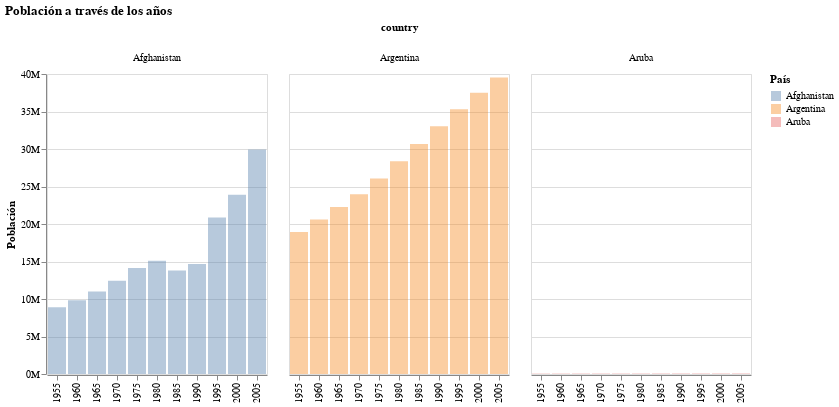

Notebook code cell kept with this figure:
### Code cell
ejemplo_1

### Figure 1 — Vega-Lite specification as saved in the notebook (floating-point values rounded to 4 significant figures)
{"config": {"view": {"continuousWidth": 300, "continuousHeight": 300}}, "data": {"name": "data-35ff20734554101de9412929fdedbfa8"}, "mark": {"type": "bar", "opacity": {"expr": "opacidad"}}, "encoding": {"color": {"field": "country", "title": "País", "type": "nominal"}, "column": {"field": "country", "type": "nominal"}, "x": {"field": "year", "title": "", "type": "ordinal"}, "y": {"axis": {"format": "s"}, "field": "pop", "title": "Población", "type": "quantitative"}}, "params": [{"name": "opacidad", "bind": {"input": "range", "max": 1.0, "min": 0.1, "name": "slider de opacidad", "step": 0.1}, "value": 0.4}], "title": "Población a través de los años", "$schema": "https://vega.github.io/schema/vega-lite/v5.20.1.json", "datasets": {"data-35ff20734554101de9412929fdedbfa8": [{"year": 1955, "country": "Afghanistan", "cluster": 0, "pop": 8891209, "life_expect": 30.33, "fertility": 7.7}, {"year": 1960, "country": "Afghanistan", "cluster": 0, "pop": 9829450, "life_expect": 32.0, "fertility": 7.7}, {"year": 1965, "country": "Afghanistan", "cluster": 0, "pop": 10997885, "life_expect": 34.02, "fertility": 7.7}, {"year": 1970, "country": "Afghanistan", "cluster": 0, "pop": 12430623, "life_expect": 36.09, "fertility": 7.7}, {"year": 1975, "country": "Afghanistan", "cluster": 0, "pop": 14132019, "life_expect": 38.44, "fertility": 7.7}, {"year": 1980, "country": "Afghanistan", "cluster": 0, "pop": 15112149, "life_expect": 39.85, "fertility": 7.8}, {"year": 1985, "country": "Afghanistan", "cluster": 0, "pop": 13796928, "life_expect": 40.82, "fertility": 7.9}, {"year": 1990, "country": "Afghanistan", "cluster": 0, "pop": 14669339, "life_expect": 41.67, "fertility": 8.0}, {"year": 1995, "country": "Afghanistan", "cluster": 0, "pop": 20881480, "life_expect": 41.76, "fertility": 8.0}, {"year": 2000, "country": "Afghanistan", "cluster": 0, "pop": 23898198, "life_expect": 42.13, "fertility": 7.479}, {"year": 2005, "country": "Afghanistan", "cluster": 0, "pop": 29928987, "life_expect": 43.83, "fertility": 7.069}, {"year": 1955, "country": "Argentina", "cluster": 3, "pop": 18927821, "life_expect": 64.4, "fertility": 3.127}, {"year": 1960, "country": "Argentina", "cluster": 3, "pop": 20616009, "life_expect": 65.14, "fertility": 3.09}, {"year": 1965, "country": "Argentina", "cluster": 3, "pop": 22283100, "life_expect": 65.63, "fertility": 3.049}, {"year": 1970, "country": "Argentina", "cluster": 3, "pop": 23962313, "life_expect": 67.06, "fertility": 3.146}, {"year": 1975, "country": "Argentina", "cluster": 3, "pop": 26081880, "life_expect": 68.48, "fertility": 3.44}, {"year": 1980, "country": "Argentina", "cluster": 3, "pop": 28369799, "life_expect": 69.94, "fertility": 3.15}, {"year": 1985, "country": "Argentina", "cluster": 3, "pop": 30675059, "life_expect": 70.77, "fertility": 3.053}, {"year": 1990, "country": "Argentina", "cluster": 3, "pop": 33022202, "life_expect": 71.87, "fertility": 2.9}, {"year": 1995, "country": "Argentina", "cluster": 3, "pop": 35311049, "life_expect": 73.28, "fertility": 2.63}, {"year": 2000, "country": "Argentina", "cluster": 3, "pop": 37497728, "life_expect": 74.34, "fertility": 2.35}, {"year": 2005, "country": "Argentina", "cluster": 3, "pop": 39537943, "life_expect": 75.32, "fertility": 2.254}, {"year": 1955, "country": "Aruba", "cluster": 3, "pop": 53865, "life_expect": 64.38, "fertility": 5.15}, {"year": 1960, "country": "Aruba", "cluster": 3, "pop": 57203, "life_expect": 66.61, "fertility": 4.399}, {"year": 1965, "country": "Aruba", "cluster": 3, "pop": 59020, "life_expect": 68.34, "fertility": 3.301}, {"year": 1970, "country": "Aruba", "cluster": 3, "pop": 59039, "life_expect": 70.94, "fertility": 2.651}, {"year": 1975, "country": "Aruba", "cluster": 3, "pop": 59390, "life_expect": 71.83, "fertility": 2.45}, {"year": 1980, "country": "Aruba", "cluster": 3, "pop": 60266, "life_expect": 74.12, "fertility": 2.358}, {"year": 1985, "country": "Aruba", "cluster": 3, "pop": 64129, "life_expect": 74.49, "fertility": 2.3}, {"year": 1990, "country": "Aruba", "cluster": 3, "pop": 66653, "life_expect": 74.11, "fertility": 2.28}, {"year": 1995, "country": "Aruba", "cluster": 3, "pop": 67836, "life_expect": 73.01, "fertility": 2.208}, {"year": 2000, "country": "Aruba", "cluster": 3, "pop": 69539, "life_expect": 73.45, "fertility": 2.124}, {"year": 2005, "country": "Aruba", "cluster": 3, "pop": 71566, "life_expect": 74.24, "fertility": 2.04}]}}
